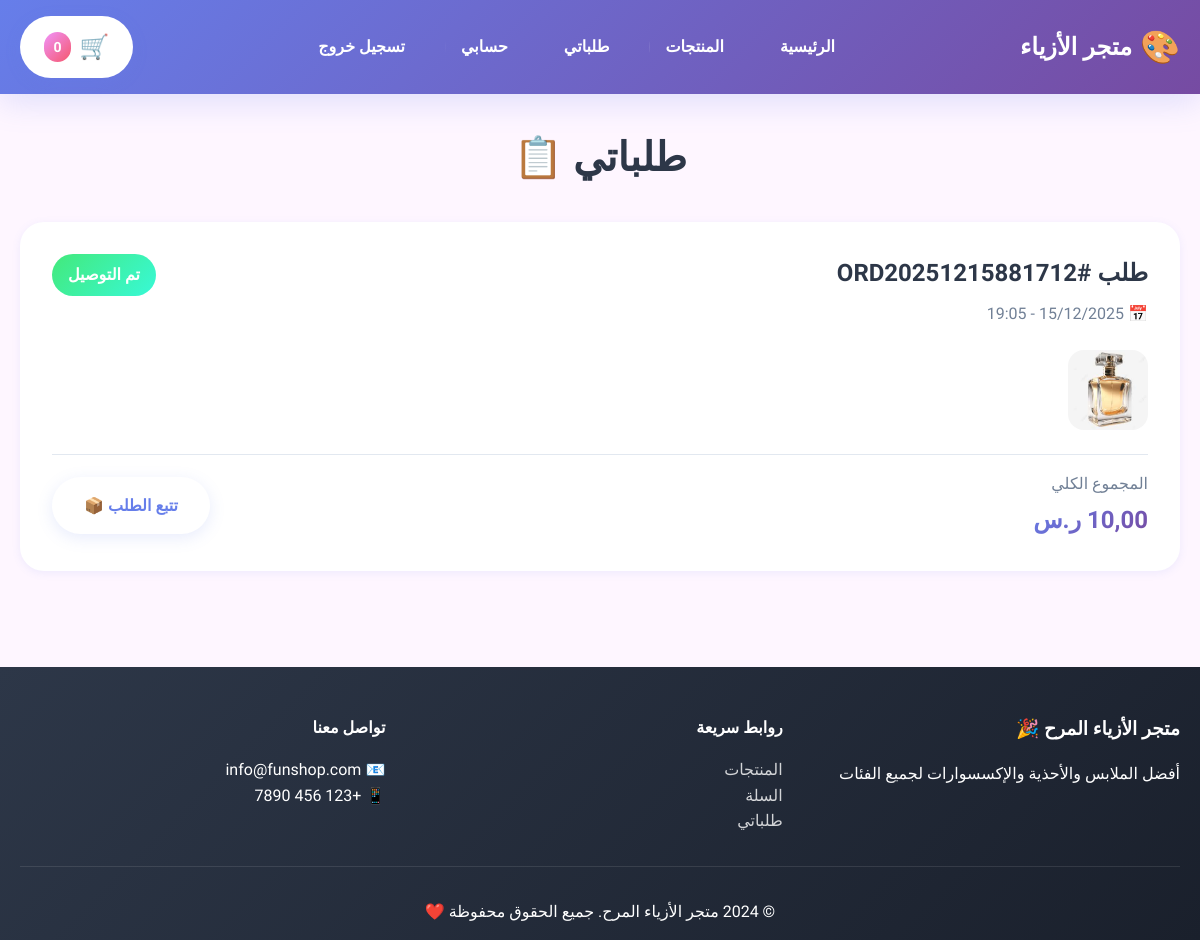
The app's page /orders/history/ (signed in), older data.
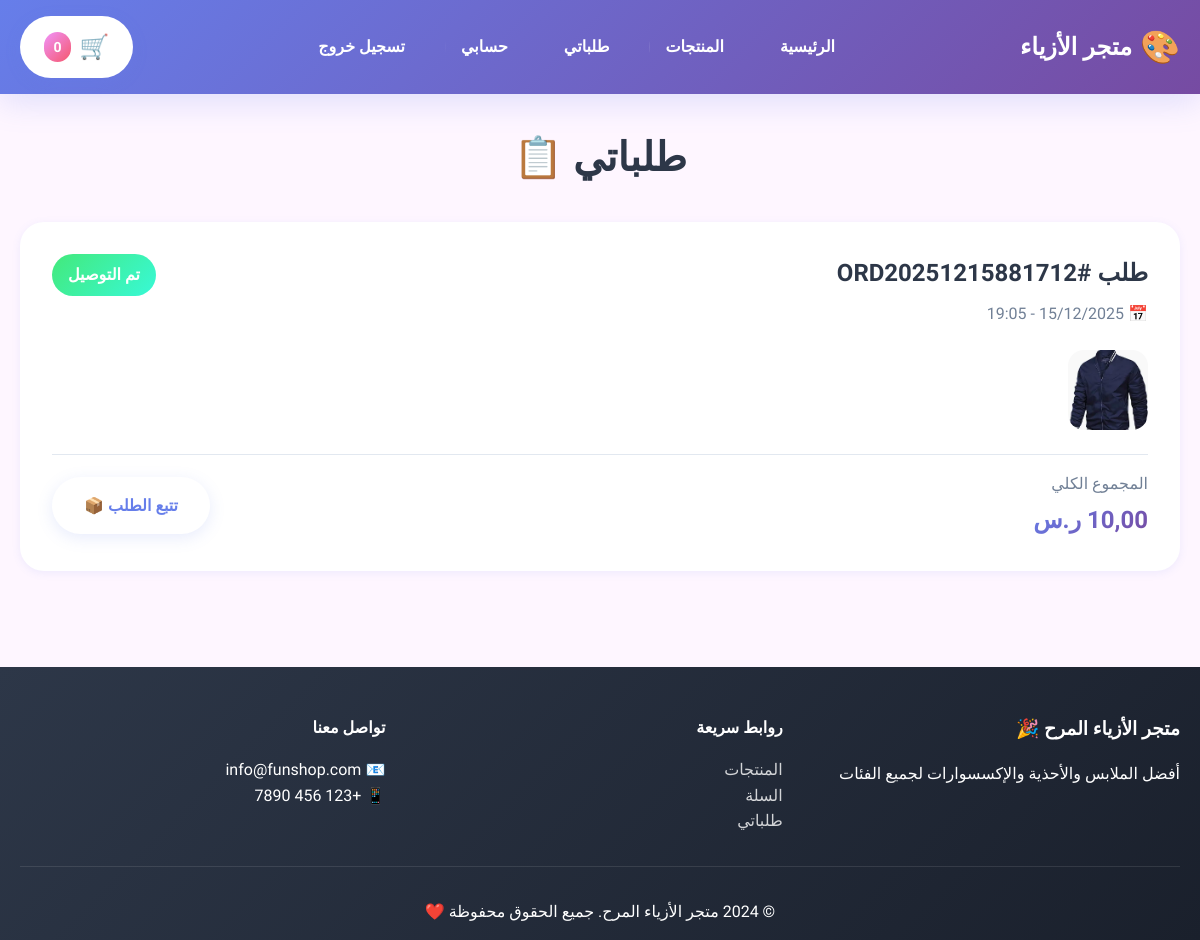
The same page, newer data.
### orders/models.py (models this page shows, shortened)
class OrderItem(models.Model):
    order = models.ForeignKey(Order, on_delete=models.CASCADE, related_name='items', verbose_name='الطلب')
    product = models.ForeignKey(Product, on_delete=models.CASCADE, verbose_name='المنتج')
    quantity = models.PositiveIntegerField(default=1, verbose_name='الكمية')
    size = models.CharField(max_length=10, blank=True, verbose_name='المقاس')
    price = models.DecimalField(max_digits=10, decimal_places=2, verbose_name='السعر')
    created_at = models.DateTimeField(auto_now_add=True)
    class Meta:
        verbose_name = 'عنصر في الطلب'
        verbose_name_plural = 'عناصر الطلبات'

### shop/models.py (models this page shows, shortened)
class Product(models.Model):
    SIZE_CHOICES = [
        ('XS', 'XS'),
        ('S', 'S'),
        ('M', 'M'),
        ('L', 'L'),
        ('XL', 'XL'),
        ('XXL', 'XXL'),
        ('36', '36'),
        ('37', '37'),
        ('38', '38'),
        ('39', '39'),
        ('40', '40'),
        ('41', '41'),
        ('42', '42'),
        ('43', '43'),
        ('44', '44'),
        ('45', '45'),
    ]
    category = models.ForeignKey(Category, on_delete=models.CASCADE, related_name='products', verbose_name='الفئة')
    name = models.CharField(max_length=200, verbose_name='الاسم')
    slug = models.SlugField(unique=True, verbose_name='الرابط')
    description = models.TextField(verbose_name='الوصف')
    price = models.DecimalField(max_digits=10, decimal_places=2, verbose_name='السعر')
    discount_price = models.DecimalField(max_digits=10, decimal_places=2, null=True, blank=True, verbose_name='سعر الخصم')
    image = models.ImageField(upload_to='products/', verbose_name='الصورة الرئيسية')
    stock = models.PositiveIntegerField(default=0, verbose_name='المخزون')
    available_sizes = models.CharField(max_length=200, blank=True, verbose_name='المقاسات المتاحة')
    is_active = models.BooleanField(default=True, verbose_name='نشط')
    is_featured = models.BooleanField(default=False, verbose_name='مميز')
    created_at = models.DateTimeField(auto_now_add=True)
    updated_at = models.DateTimeField(auto_now=True)
    class Meta:
        verbose_name = 'منتج'
        verbose_name_plural = 'المنتجات'
        ordering = ['-created_at']

### orders/views.py (the view)
# urls.py: path('history/', views.order_history, name='order_history'),
@login_required
def order_history(request):
    orders = Order.objects.filter(user=request.user)
    context = {
        'orders': orders,
    }
    return render(request, 'orders/order_history.html', context)

### orders/models.py (called while the page is built)
    @property
    def status_display(self):
        return dict(self.STATUS_CHOICES).get(self.status, self.status)

### templates/orders/order_history.html (shortened to what this page needs)
{% extends 'base.html' %}
{% block content %}
<div class="container">
    <h1 style="text-align: center; font-size: 2.5rem; margin-bottom: 2rem; font-weight: 900;">
        طلباتي 📋
    </h1>
    {% if orders %}
    <div style="display: grid; gap: 1.5rem;">
        {% for order in orders %}
        <div style="background: white; padding: 2rem; border-radius: var(--radius-lg); box-shadow: var(--shadow-sm); transition: all 0.3s ease;"
            onmouseover="this.style.transform='translateY(-5px)'; this.style.boxShadow='var(--shadow-lg)'"
            onmouseout="this.style.transform='translateY(0)'; this.style.boxShadow='var(--shadow-sm)'">
            <div style="display: flex; justify-content: space-between; align-items: start; margin-bottom: 1rem;">
                <div>
                    <h2 style="font-size: 1.5rem; font-weight: 700; margin-bottom: 0.5rem;">
                        طلب #{{ order.order_number }}
                    </h2>
                    <p style="color: var(--text-secondary);">
                        📅 {{ order.created_at|date:"d/m/Y - H:i" }}
                    </p>
                </div>
                <div style="text-align: left;">
                    <span style="display: inline-block; padding: 0.5rem 1rem; border-radius: var(--radius-full); font-weight: 700; color: white;
                                 {% if order.status == 'pending' %}background: linear-gradient(135deg, #fa709a 0%, #fee140 100%);
                                 {% elif order.status == 'confirmed' %}background: linear-gradient(135deg, #4facfe 0%, #00f2fe 100%);
                                 {% elif order.status == 'processing' %}background: linear-gradient(135deg, #667eea 0%, #764ba2 100%);
                                 {% elif order.status == 'shipped' %}background: linear-gradient(135deg, #f093fb 0%, #f5576c 100%);
                                 {% elif order.status == 'delivered' %}background: linear-gradient(135deg, #43e97b 0%, #38f9d7 100%);
                                 {% else %}background: #718096;{% endif %}">
                        {{ order.status_display }}
                    </span>
                </div>
            </div>
            <div style="display: flex; gap: 1rem; margin-bottom: 1rem; overflow-x: auto; padding: 0.5rem 0;">
                {% for item in order.items.all|slice:":5" %}
                <img src="{{ item.product.image.url }}" alt="{{ item.product.name }}"
                    style="width: 80px; height: 80px; object-fit: cover; border-radius: var(--radius-md); flex-shrink: 0;">
                {% endfor %}
            </div>
            <div
                style="display: flex; justify-content: space-between; align-items: center; border-top: 1px solid #e2e8f0; padding-top: 1rem;">
                <div>
                    <p style="color: var(--text-secondary); margin-bottom: 0.25rem;">المجموع الكلي</p>
                    <p
                        style="font-size: 1.5rem; font-weight: 900; background: var(--primary); -webkit-background-clip: text; -webkit-text-fill-color: transparent; background-clip: text;">
                        {{ order.total_price }} ر.س
                    </p>
                </div>
                <a href="{% url 'orders:order_detail' order.order_number %}" class="btn btn-primary">
                    تتبع الطلب 📦
                </a>
            </div>
        </div>
        {% endfor %}
    </div>
    {% endif %}
</div>
{% endblock %}

Row changes from the older to the newer data that the page shows:
changed through a linked row, OrderItem: product.image: a different picture
